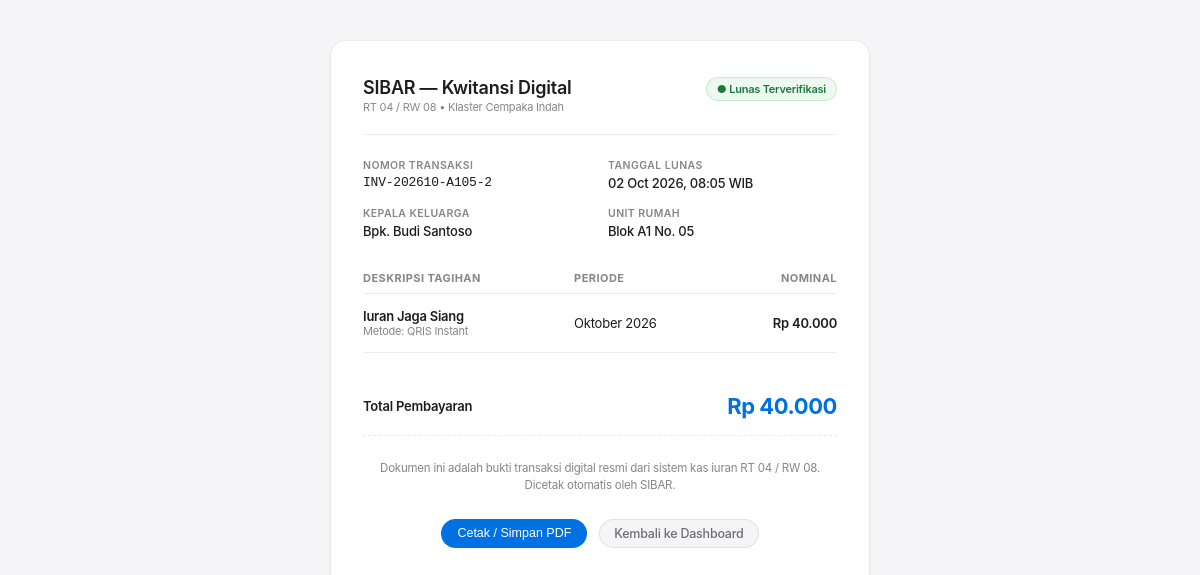
The page /receipt.php?receipt_no=INV-202610-A105-2 (signed in) on the database its author committed.
### tables this page shows
CREATE TABLE IF NOT EXISTS `payments` (
  `id` INT AUTO_INCREMENT PRIMARY KEY,
  `bill_id` INT NOT NULL,
  `receipt_no` VARCHAR(60) NOT NULL UNIQUE,
  `amount_paid` DECIMAL(12, 2) NOT NULL,
  `payment_method` VARCHAR(50) NOT NULL,
  `paid_at` TIMESTAMP DEFAULT CURRENT_TIMESTAMP,
  FOREIGN KEY (`bill_id`) REFERENCES `bills`(`id`) ON DELETE CASCADE
);

CREATE TABLE IF NOT EXISTS `users` (
  `id` INT AUTO_INCREMENT PRIMARY KEY,
  `house_id` INT NULL,
  `complex_id` INT DEFAULT 1,
  `username` VARCHAR(50) NOT NULL UNIQUE,
  `password_hash` VARCHAR(255) NOT NULL,
  `full_name` VARCHAR(100) NOT NULL,
  `phone` VARCHAR(20) NOT NULL,
  `role` ENUM('warga', 'satpam_siang', 'satpam_malam', 'sampah', 'super_admin') DEFAULT 'warga',
  `latitude` DECIMAL(10, 8) NULL,
  `longitude` DECIMAL(11, 8) NULL,
  `created_at` TIMESTAMP DEFAULT CURRENT_TIMESTAMP,
  FOREIGN KEY (`house_id`) REFERENCES `houses`(`id`) ON DELETE SET NULL,
  FOREIGN KEY (`complex_id`) REFERENCES `complexes`(`id`) ON DELETE SET NULL
);

CREATE TABLE IF NOT EXISTS `houses` (
  `id` INT AUTO_INCREMENT PRIMARY KEY,
  `complex_id` INT DEFAULT 1,
  `block` VARCHAR(10) NOT NULL,
  `number` VARCHAR(10) NOT NULL,
  `address` VARCHAR(255) NOT NULL,
  `lane` VARCHAR(100) DEFAULT 'Jalur Utama',
  `status_huni` ENUM('tetap', 'kontrak') DEFAULT 'tetap',
  `latitude` DECIMAL(10, 8) NULL,
  `longitude` DECIMAL(11, 8) NULL,
  `created_at` TIMESTAMP DEFAULT CURRENT_TIMESTAMP,
  FOREIGN KEY (`complex_id`) REFERENCES `complexes`(`id`) ON DELETE SET NULL,
  UNIQUE KEY `uk_house` (`block`, `number`)
);

CREATE TABLE IF NOT EXISTS `fee_types` (
  `id` INT AUTO_INCREMENT PRIMARY KEY,
  `code` VARCHAR(50) NOT NULL UNIQUE,
  `name` VARCHAR(100) NOT NULL,
  `amount` DECIMAL(12, 2) NOT NULL,
  `icon` VARCHAR(10) DEFAULT '💰',
  `description` TEXT,
  `created_at` TIMESTAMP DEFAULT CURRENT_TIMESTAMP
);

CREATE TABLE IF NOT EXISTS `bills` (
  `id` INT AUTO_INCREMENT PRIMARY KEY,
  `house_id` INT NOT NULL,
  `fee_type_id` INT NOT NULL,
  `period_year` INT NOT NULL,
  `period_month` INT NOT NULL,
  `amount` DECIMAL(12, 2) NOT NULL,
  `status` ENUM('unpaid', 'paid') DEFAULT 'unpaid',
  `due_date` DATE NOT NULL,
  `created_at` TIMESTAMP DEFAULT CURRENT_TIMESTAMP,
  FOREIGN KEY (`house_id`) REFERENCES `houses`(`id`) ON DELETE CASCADE,
  FOREIGN KEY (`fee_type_id`) REFERENCES `fee_types`(`id`) ON DELETE CASCADE,
  UNIQUE KEY `uk_house_fee_period` (`house_id`, `fee_type_id`, `period_year`, `period_month`)
);

### config/database.php (called while the page is built, shortened)
<?php
function formatRupiah(float|int $amount): string {
    return 'Rp ' . number_format($amount, 0, ',', '.');
}

### receipt.php (the view, shortened to what this page needs)
<?php
require_once __DIR__ . '/config/database.php';
require_once __DIR__ . '/config/auth.php';
$user = requireAuth();
$receiptNo = trim($_GET['receipt_no'] ?? '');
$db = getDB();
$isWarga = ($user['role'] === 'warga');
if ($isWarga) {
    $stmt = $db->prepare("
        SELECT p.receipt_no, p.amount_paid, p.payment_method, p.paid_at,
               b.period_month, b.period_year,
               f.name AS fee_name, f.code,
               h.block, h.number, h.address,
               u.full_name
        FROM payments p
        JOIN bills b ON b.id = p.bill_id
        JOIN fee_types f ON f.id = b.fee_type_id
        JOIN houses h ON h.id = b.house_id
        LEFT JOIN users u ON u.house_id = h.id AND u.role = 'warga'
        WHERE p.receipt_no = :receipt_no AND b.house_id = :house_id
        LIMIT 1
    ");
    $stmt->execute([
        ':receipt_no' => $receiptNo,
        ':house_id'   => (int)$user['house_id']
    ]);
}
$data = $stmt->fetch();
$monthNames = [
    1 => 'Januari', 2 => 'Februari', 3 => 'Maret', 4 => 'April',
    5 => 'Mei', 6 => 'Juni', 7 => 'Juli', 8 => 'Agustus',
    9 => 'September', 10 => 'Oktober', 11 => 'November', 12 => 'Desember'
];
$periodStr = ($monthNames[$data['period_month']] ?? $data['period_month']) . ' ' . $data['period_year'];
?>
<!DOCTYPE html>
<html lang="id">
<head>
  <link rel="stylesheet" href="assets/css/style.css">
</head>
<body>
<div class="receipt-container">
  <div class="receipt-header">
    <div class="receipt-brand">
      <h2>SIBAR — Kwitansi Digital</h2>
      <p>RT 04 / RW 08 • Klaster Cempaka Indah</p>
    </div>
    <span class="receipt-badge">● Lunas Terverifikasi</span>
  </div>
  <div class="receipt-meta">
    <div class="meta-box">
      <div class="label">Nomor Transaksi</div>
      <div class="val" style="font-family:ui-monospace, monospace;"><?= htmlspecialchars($data['receipt_no']) ?></div>
    </div>
    <div class="meta-box">
      <div class="label">Tanggal Lunas</div>
      <div class="val"><?= date('d M Y, H:i', strtotime($data['paid_at'])) ?> WIB</div>
    </div>
    <div class="meta-box">
      <div class="label">Kepala Keluarga</div>
      <div class="val"><?= htmlspecialchars($data['full_name']) ?></div>
    </div>
    <div class="meta-box">
      <div class="label">Unit Rumah</div>
      <div class="val">Blok <?= htmlspecialchars($data['block']) ?> No. <?= htmlspecialchars($data['number']) ?></div>
    </div>
  </div>
  <table class="receipt-table">
    <thead>
      <tr>
        <th>Deskripsi Tagihan</th>
        <th>Periode</th>
        <th style="text-align:right;">Nominal</th>
      </tr>
    </thead>
    <tbody>
      <tr>
        <td>
          <div style="font-weight:600;"><?= htmlspecialchars($data['fee_name']) ?></div>
          <div style="font-size:11px; color:var(--text-tertiary);">Metode: <?= htmlspecialchars($data['payment_method']) ?></div>
        </td>
        <td><?= $periodStr ?></td>
        <td style="text-align:right; font-weight:600;"><?= formatRupiah($data['amount_paid']) ?></td>
      </tr>
    </tbody>
  </table>
  <div class="receipt-total">
    <div class="title">Total Pembayaran</div>
    <div class="amount"><?= formatRupiah($data['amount_paid']) ?></div>
  </div>
  <div class="receipt-footer">
    Dokumen ini adalah bukti transaksi digital resmi dari sistem kas iuran RT 04 / RW 08.<br>
    Dicetak otomatis oleh SIBAR.
  </div>
  <div class="print-actions">
    <button class="btn-primary" onclick="window.print()">Cetak / Simpan PDF</button>
    <a href="dashboard.php" class="btn-secondary">Kembali ke Dashboard</a>
  </div>
</div>
</body>
</html>

### assets/css/style.css (style rules this page uses)
:root { --bg-page: #f5f5f7; --bg-card: #ffffff; --bg-subtle: #fbfbfd; --border-subtle: rgba(0, 0, 0, 0.08); --border-focus: #0071e3; --text-primary: #1d1d1f; --text-secondary: #6e6e73; --text-tertiary: #86868b; --accent-blue: #0071e3; --accent-blue-hover: #0077ed; --accent-blue-subtle: #f0f6fd; --badge-unpaid-bg: #fff8eb; --badge-unpaid-text: #b25e00; --badge-unpaid-border: rgba(255, 149, 0, 0.22); --badge-paid-bg: #edf8f0; --badge-paid-text: #1b7a37; --badge-paid-border: rgba(52, 199, 89, 0.22); --shadow-card: 0 1px 3px rgba(0, 0, 0, 0.04), 0 1px 2px rgba(0, 0, 0, 0.02); --shadow-hover: 0 6px 18px rgba(0, 0, 0, 0.06); --shadow-modal: 0 16px 36px rgba(0, 0, 0, 0.12); --radius-sm: 8px; --radius-md: 12px; --radius-lg: 16px; --radius-pill: 980px; }
* { box-sizing: border-box; margin: 0; padding: 0; -webkit-font-smoothing: antialiased; -moz-osx-font-smoothing: grayscale; }
body { font-family: -apple-system, BlinkMacSystemFont, "SF Pro Text", "SF Pro Display", "Segoe UI", Roboto, Helvetica, Arial, sans-serif; background-color: var(--bg-page); color: var(--text-primary); min-height: 100vh; letter-spacing: -0.014em; }
.btn-primary { background: var(--accent-blue); color: #fff; border: none; border-radius: var(--radius-pill); padding: 6px 16px; font-size: 12.5px; font-weight: 500; cursor: pointer; transition: background 0.12s ease; text-decoration: none; display: inline-flex; align-items: center; gap: 6px; }
.btn-secondary { background: var(--bg-page); border: 1px solid var(--border-subtle); color: var(--text-secondary); border-radius: var(--radius-pill); padding: 6px 14px; font-size: 12.5px; font-weight: 500; cursor: pointer; text-decoration: none; }

### receipt.php (style rules this page uses)
body { background: var(--bg-page); display: flex; justify-content: center; padding: 40px 16px; }
.receipt-container { width: 100%; max-width: 540px; background: #ffffff; border: 1px solid var(--border-subtle); border-radius: var(--radius-lg); box-shadow: var(--shadow-card); padding: 36px 32px; }
.receipt-header { display: flex; justify-content: space-between; align-items: flex-start; border-bottom: 1px solid var(--border-subtle); padding-bottom: 20px; margin-bottom: 24px; }
.receipt-brand h2 { font-size: 18px; font-weight: 600; color: var(--text-primary); }
.receipt-brand p { font-size: 11px; color: var(--text-tertiary); margin-top: 2px; }
.receipt-badge { display: inline-flex; align-items: center; gap: 4px; padding: 4px 10px; background: var(--badge-paid-bg); color: var(--badge-paid-text); border: 1px solid var(--badge-paid-border); border-radius: var(--radius-pill); font-size: 11px; font-weight: 600; }
.receipt-meta { display: grid; grid-template-columns: 1fr 1fr; gap: 16px; margin-bottom: 24px; }
.meta-box .label { font-size: 10.5px; font-weight: 600; text-transform: uppercase; letter-spacing: 0.04em; color: var(--text-tertiary); }
.meta-box .val { font-size: 13px; font-weight: 500; color: var(--text-primary); margin-top: 3px; }
.receipt-table { width: 100%; border-collapse: collapse; margin-bottom: 24px; }
.receipt-table th { text-align: left; font-size: 11px; text-transform: uppercase; letter-spacing: 0.04em; color: var(--text-tertiary); padding: 8px 0; border-bottom: 1px solid var(--border-subtle); }
.receipt-table td { padding: 14px 0; font-size: 13px; border-bottom: 1px solid var(--border-subtle); }
.receipt-total { display: flex; justify-content: space-between; align-items: center; padding: 16px 0; border-bottom: 1px dashed var(--border-subtle); }
.receipt-total .title { font-size: 13px; font-weight: 600; color: var(--text-primary); }
.receipt-total .amount { font-size: 22px; font-weight: 700; color: var(--accent-blue); letter-spacing: -0.02em; }
.receipt-footer { margin-top: 24px; text-align: center; font-size: 11.5px; color: var(--text-tertiary); line-height: 1.5; }
.print-actions { display: flex; justify-content: center; gap: 12px; margin-top: 24px; }

### rows shown on the page
payments: receipt_no "INV-202610-A105-2", paid_at "02 Oct 2026, 08:05", users.full_name "Bpk. Budi Santoso", houses.block "A1", houses.number "05", fee_types.name "Iuran Jaga Siang", payment_method "QRIS Instant", bill.period_year "Oktober 2026", amount_paid "Rp 40.000"
